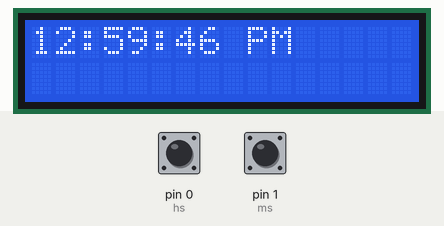
This sketch was run on a simulated Arduino Uno, built with avr-gcc and run on an emulated ATmega328P. On the bench: 16×2 character LCD. The inputs (shaded band) are chosen by the test bench; at power-on: pin 0 (hs) HIGH, pin 1 (ms) HIGH.

Above: at 1.2 s.
1.3 s: pin 0 (hs) pulled LOW for 1 s
At 3.8 s:
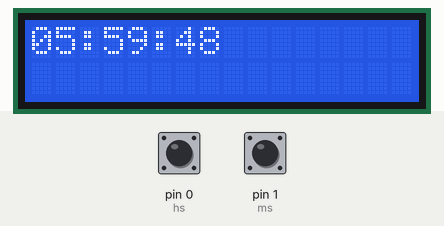
5.3 s: pin 1 (ms) pulled LOW for 3.2 s
At 9.8 s:
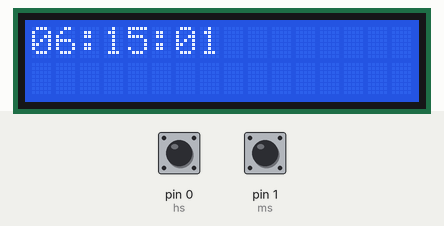
10.0 s: pin 0 (hs) pulled LOW for 0.15 s
At 10.6 s:
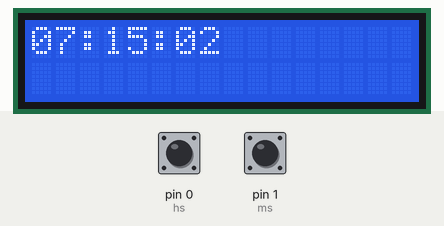
11.6 s: pin 1 (ms) pulled LOW for 0.15 s
At 12.8 s:
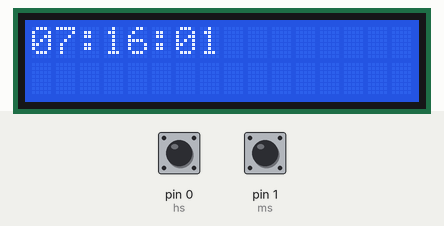
Timing chart, 0 to 14.5 s (numbered marks = the images above; inputs shaded):
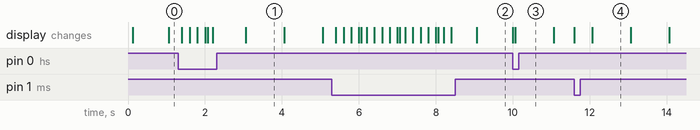

The sketch:

clock.ino
```cpp
/*
 ###  simplest ever Arduino UNO digital clock  ###

 This clock needs only a 1602 LCD 2X16 and 2 push buttons

 No Potentiometer for contrast, no resistors for pull-up or backlight !!!!

 * The simplest clock ever made with a Arduino UNO *

 Button Functions:

 - short stroke on one of the buttons put Backlight on for 30 s

 Time settings
 - Press on H increments the Hours
 - Press on M increments the Minutes and resets the seconds
*/


#include "LiquidCrystal.h"

// This defines the LCD wiring to the DIGITALpins
const int rs = 7, en = 8, d4 = 9, d5 = 10, d6 = 11, d7 = 12;
LiquidCrystal lcd(rs, en, d4, d5, d6, d7);

// Digital LCD Constrast setting
int cs=9;// pin 9 for contrast PWM
const int contrast = 100;// default contrast

// initial Time display is 12:59:45 PM
int h=12;
int m=59;
int s=45;
int flag=1; //PM

// Time Set Buttons
int button1;
int button2;

// Pins definition for Time Set Buttons
int hs=0;// pin 0 for Hours Setting
int ms=1;// pin 1 for Minutes Setting

// Backlight Time Out
const int Time_light=150;
int bl_TO=Time_light;// Backlight Time-Out
int bl=10; // Backlight pin
const int backlight=120; // no more then 7mA !!!

// For accurate Time reading, use Arduino Real Time Clock and not just delay()
static uint32_t last_time, now = 0; // RTC


void setup()
{
  lcd.begin(16,2);
  pinMode(hs,INPUT_PULLUP);// avoid external Pullup resistors for Button 1
  pinMode(ms,INPUT_PULLUP);// and Button 2
  analogWrite(cs,contrast);// Adjust Contrast VO
  analogWrite(bl,backlight);// Turn on Backlight
  now=millis(); // read RTC initial value
}


void loop()
{
  lcd.begin(16,2);// every second
// Update LCD Display
// Print TIME in Hour, Min, Sec + AM/PM
 lcd.setCursor(0,0);
 lcd.print("");
 if(h<10)lcd.print("0");// always 2 digits
 lcd.print(h);
 lcd.print(":");
 if(m<10)lcd.print("0");
 lcd.print(m);
 lcd.print(":");
 if(s<10)lcd.print("0");
 lcd.print(s);

 if(flag==0) lcd.print("");
 if(flag==1) lcd.print(" PM");

 lcd.setCursor(0,1);// for Line 2
 lcd.print("");


// improved replacement of delay(1000)
// Much better accuracy, no more dependant of loop execution time

for ( int i=0 ;i<5 ;i++)// make 5 time 200ms loop, for faster Button response
{

  while ((now-last_time)<200) //delay200ms
  {
    now=millis();
  }
 // inner 200ms loop
 last_time=now; // prepare for next loop

 // read Setting Buttons
 button1=digitalRead(hs);// Read Buttons
 button2=digitalRead(ms);

 //Backlight time out
 bl_TO--;
 if(bl_TO==0)
 {
  analogWrite(bl,0);// Backlight OFF
  bl_TO++;
 }

 // Hit any to activate Backlight
 if(  ((button1==0)|(button2==0)) & (bl_TO==1)  )
 {
  bl_TO=Time_light;
  analogWrite(bl,backlight);
  // wait until Button released
  while ((button1==0)|(button2==0))
  {
   button1=digitalRead(hs);// Read Buttons
   button2=digitalRead(ms);
  }
 }
 else
 // Process Button 1 or Button 2 when hit while Backlight on
 {
  if(button1==0){
   h=h+1;
   bl_TO=Time_light;
   analogWrite(bl,backlight);
  }

 if(button2==0){
  s=0;
  m=m+1;
  bl_TO=Time_light;
  analogWrite(bl,backlight);
  }

/* ---- manage seconds, minutes, hours am/pm overflow ----*/
 if(s==60){
  s=0;
  m=m+1;
 }
 if(m==60)
 {
  m=0;
  h=h+1;
 }
 if(h==13)
 {
  h=1;
  flag=flag+1;
  if(flag==2)flag=0;
 }


 if((button1==0)|(button2==0))// Update display if time set button pressed
 {
  // Update LCD Display
  // Print TIME in Hour, Min, Sec + AM/PM
  lcd.setCursor(0,0);
  lcd.print("");
  if(h<10)lcd.print("0");// always 2 digits
  lcd.print(h);
  lcd.print(":");
  if(m<10)lcd.print("0");
  lcd.print(m);
  lcd.print(":");
  if(s<10)lcd.print("0");
  lcd.print(s);

  if(flag==0) lcd.print("");
  if(flag==1) lcd.print("");

  lcd.setCursor(0,1);// for Line 2
  lcd.print("");
 }


 } // end if else
}// end for


// outer 1000ms loop

 s=s+1; //increment sec. counting


// ---- manage seconds, minutes, hours am/pm overflow ----
 if(s==60){
  s=0;
  m=m+1;
 }
 if(m==60)
 {
  m=0;
  h=h+1;
 }
 if(h==13)
 {
  h=1;
  flag=flag+1;
  if(flag==2)flag=0;
 }


// Loop end
}
```

Measured:
- what the display in image 4 shows lasts 1.0 s, from 12.1 s to 13.1 s
